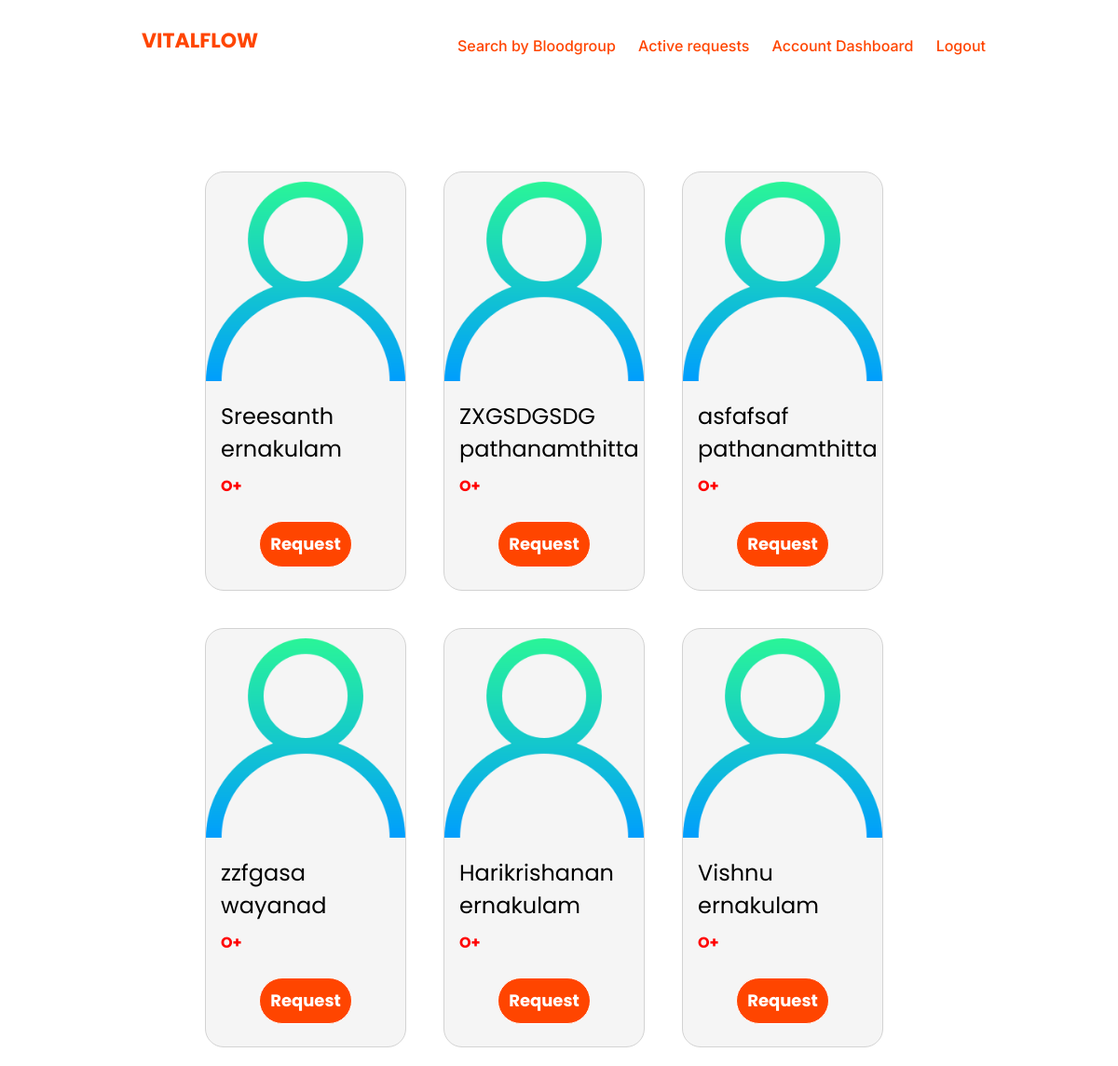
The page /bgroup_sorted/opos.php on the database its author committed.
### tables this page shows
CREATE TABLE IF NOT EXISTS `donorreg` (
  `donusr` varchar(50) NOT NULL,
  `pwd` varchar(1000) NOT NULL,
  `dname` varchar(50) NOT NULL,
  `dob` date NOT NULL,
  `bgroup` varchar(30) NOT NULL,
  `phone` varchar(15) NOT NULL,
  `email` varchar(50) NOT NULL,
  `district` varchar(30) NOT NULL,
  PRIMARY KEY (`donusr`),
  UNIQUE KEY `usrname` (`donusr`)
);

### bgroup_sorted/opos.php (the view, shortened to what this page needs)
<html>
    <head>
        <link rel="stylesheet" href="css\userdisplay.css">
    </head>
    <body>
        <?php
            include_once 'header.php';
        ?>
        <main>
            <?php
                include '../conn.php';
                $s = "SELECT * FROM donorreg WHERE bgroup = 'O+'";
                $rs = mysqli_query($conn, $s);
                if (mysqli_num_rows($rs) > 0) {
                    while ($row = mysqli_fetch_assoc($rs))
                    {
                        echo '<form action="request.php" method="post">';
                        echo '<div class="card">';
                        echo '<div class="image">';
                        echo '<img src="images\user.png">';
                        echo '</div>';
                        echo '<div class="caption">';
                        echo '<p class="name">' . $row['dname'] . '</p>';
                        echo '<p class="district">' . $row['district'] . '</p>';
                        echo '<p class="bloodgroup">' . $row['bgroup'] . '</p>';
                        echo '</div>';
                        echo '<button class="request" type="submit">Request</button>';
                        echo '</div>';
                        echo '</form>';
                    }
                } else {
                    echo '<div class="message">
                            <h2>No Donors Found</h2>
                            <p>If an emergency, kindly check with your nearest blood bank at the earliest.<br> <a href="https://www.google.com/maps/search/blood+bank+near+me/">More details...</a></p>
                        </div>';
                }
            ?>
        </main>
    </body>
</html>

### bgroup_sorted/header.php (shortened to what this page needs)
<!DOCTYPE html>
<html>
<head>
</head>
<body>
<section class="header">
    <div class="logo">
        <a href="#"><strong>VITALFLOW</strong></a>
    </div>
    <ul class="navbar">
    <li class="dropdown-container">
            <span>Search by Bloodgroup</span>
        </li>
        <a href="request_dashboard.php"><li>Active requests</li></a>
        <a href="about.html"><li>Account Dashboard</li></a>
        <a href="../logout.php"><li>Logout</li></a>
    </ul>
</section>
</body>
</html>

### bgroup_sorted/css/userdisplay.css (style rules this page uses)
body { margin: 0; padding: 0; background-image: url("login.jpeg"); background-size: 1920px; background-repeat: no-repeat; height: 100vh; }
* { font-family: "Poppins", sans-serif; margin: 0; padding: 0; box-sizing: border-box; }
main { max-width: 1500px; width: 75%; margin: 30px auto; display: flex; flex-wrap: wrap; margin: auto; margin-top: 75px; margin-bottom: 150px; margin-left: 200px; margin-right: 150px; }
main .card { background-color: whitesmoke; max-width: 300px; flex: 1 1 calc(33.33% - 40px); text-align: center; height: 450px; border: 1px solid lightgrey; margin: 20px; display: flex; border-radius: 20px; flex-direction: column; justify-content: space-between; }
main .card .image { padding-top: 10px; height: 50%; margin-bottom: 20px; }
main .card .image img { width: 100%; height: 100%; object-fit: contain; }
main .card .caption { padding-left: 1em; text-align: left; }
main .card .caption p { font-size: 1.5rem; margin: 0; }
main .card .caption .name { display: flex; }
main .card .caption .bloodgroup { font-size: 16px; font-weight: bold; color: #FF0000; margin-top: 10px; }
main .card button { width: 100px; height: 50px; border: 1px solid; border-radius: 25px; background: orangered; font-size: 18px; color: white; font-weight: 700; cursor: pointer; outline: none; margin: auto; display: flex; justify-content: center; align-items: center; }

### bgroup_sorted/header.php (style rules this page uses)
body { margin: 0; padding: 0; font-family: 'Poppins', sans-serif; }
.header { width: 100%; height: 89px; display: block; background-color: white; }
.logo { font-family: 'Open Sans', Arial, sans-serif; font-size: 22px; height: 100%; display: table-cell; float: left; vertical-align: middle; padding: 20px; margin-top: 7px; margin-left: 11%; }
a { color: orangered; -webkit-transition: 0.5s ease; -o-transition: 0.5s ease; transition: 0.5s ease; text-decoration: none; }
.navbar { float: right; height: 100%; list-style: none; margin-right: 11%; margin-top: 25px; }
.navbar li { font-family: 'Inter', sans-serif; font-weight: 500; display: inline-block; height: 15%; vertical-align: middle; padding: 10px; }
.dropdown-container { position: relative; display: inline-block; }
span { color: orangered; font-family: 'Inter', sans-serif; font-weight: 500; display: inline-block; height: 25%; vertical-align: middle; }

### rows shown on the page
donorreg: dname "Sreesanth", district "ernakulam", bgroup "O+"
donorreg: dname "ZXGSDGSDG", district "pathanamthitta", bgroup "O+"
donorreg: dname "asfafsaf", district "pathanamthitta", bgroup "O+"
donorreg: dname "zzfgasa", district "wayanad", bgroup "O+"
donorreg: dname "Harikrishanan", district "ernakulam", bgroup "O+"
donorreg: dname "Vishnu", district "ernakulam", bgroup "O+"
